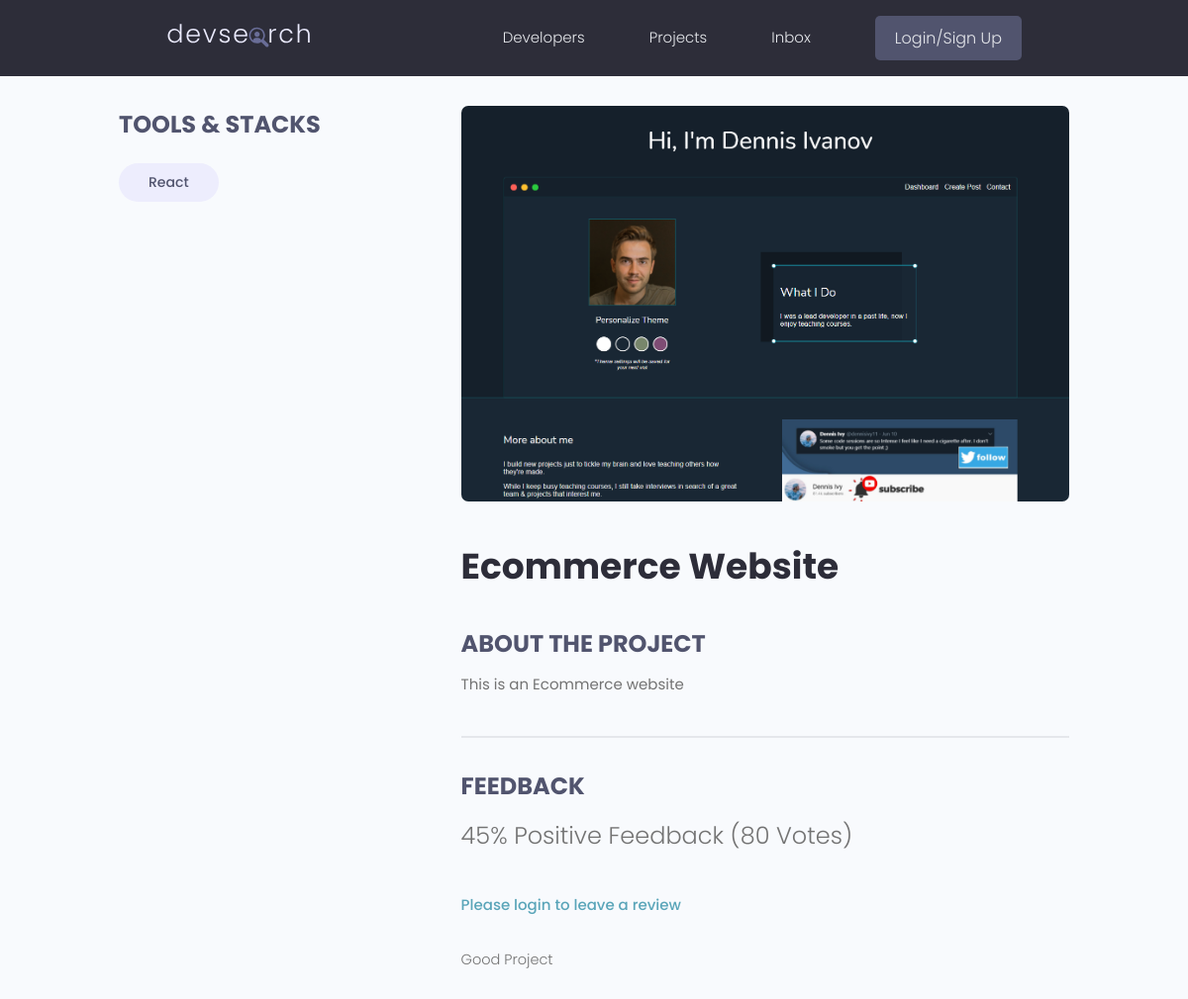
/projects/project/a0c88127-228d-4c26-9137-90e03708e800/, run on the app's committed database.
### projects/models.py (models this page shows, shortened)
class Tag(models.Model):
    name = models.CharField(max_length=200)
    created = models.DateTimeField(auto_now_add=True)
    id = models.UUIDField(default=uuid.uuid4, unique=True, primary_key=True, editable=False)
    def __str__(self):
        return self.name

class Project(models.Model):
    owner = models.ForeignKey(Profile, null=True, blank=True, on_delete=models.SET_NULL)
    title = models.CharField(max_length=200)
    description = models.TextField(null=True, blank=True)
    featured_image = models.ImageField(null=True, blank=True, default="default.jpg")
    demo_link = models.CharField(max_length=2000, null=True, blank=True)
    source_link = models.CharField(max_length=2000, null=True, blank=True)
    tags = models.ManyToManyField('Tag', blank=True)
    vote_total = models.IntegerField(default=0, null=True, blank=True)
    vote_ratio = models.IntegerField(default=0, null=True, blank=True)
    created = models.DateTimeField(auto_now_add=True)
    id = models.UUIDField(default=uuid.uuid4, unique=True, primary_key=True, editable=False)

class Review(models.Model):
    VOTE_TYPE = (
        ("up", "Up Vote"),
        ("down", "Down Vote"),
    )
    project = models.ForeignKey(Project, on_delete=models.CASCADE)
    body = models.TextField(null=True, blank=True)
    value = models.CharField(max_length=200, choices=VOTE_TYPE)
    created = models.DateTimeField(auto_now_add=True)
    id = models.UUIDField(default=uuid.uuid4, unique=True, primary_key=True, editable=False)

### projects/views.py (the view)
# urls.py: path("project/<str:pk>/", views.project, name="project"),
def project(request, pk):
    projectObj = Project.objects.get(id=pk)
    tags = projectObj.tags.all()
    return render(request, "projects/single-project.html", {"projectObj": projectObj, "tags": tags})

### projects/templates/projects/single-project.html (shortened to what this page needs)
{% extends 'main.html' %}
{% block content %}
<main class="singleProject my-md">
    <div class="container">
        <div class="layout">
            <div class="column column--1of3">
                <h3 class="singleProject__subtitle">Tools & Stacks</h3>
                <div class="singleProject__toolStack">
                    {% for tag in projectObj.tags.all %}
                    <span class="tag tag--pill tag--sub tag--lg">
                        <small>{{tag}}</small>
                    </span>
                    {% endfor %}
                </div>
            </div>
            <div class="column column--2of3">
                <img class="singleProject__preview" src="{{ projectObj.featured_image.url }}" alt="portfolio thumbnail" />
                <h2 class="singleProject__title">{{projectObj.title}}</h2>
                <h3 class="singleProject__subtitle">About the Project</h3>
                <div class="singleProject__info">
                    {{projectObj.description}}
                </div>
                <div class="comments">
                    <h3 class="singleProject__subtitle">Feedback</h3>
                    <h5 class="project--rating">
                        {{projectObj.vote_ratio}}% Positive Feedback ({{projectObj.vote_total}}
                        Vote{{projectObj.vote_total|pluralize:"s"}})
                    </h5>
                    {% if request.user.profile.id in projectObj.reviewers %}
                    <p>You have already submitted your review for this project</p>
                    {% elif request.user.profile == projectObj.owner %}
                    <p>You cannot review your own work</p>
                    {% else %}
                    <a href="{% url 'login' %}?next={{request.path}}">Please login to leave a review</a>
                    {% endif %}
                    <div class="commentList">
                        {% for review in projectObj.review_set.all %}
                        {% if review.body %}
                        <div class="comment">
                            <div class="comment__details">
                                <p class="comment__info">{{review.body|linebreaksbr}}</p>
                            </div>
                        </div>
                        {% endif %}
                        {% endfor %}
                    </div>
                </div>
            </div>
        </div>
    </div>
</main>
{% endblock %}

### static/styles/app.css (style rules this page uses)
:root { --color-sub: #2d2d39; }
img { width: 100%; }
.singleProject .column--1of3 { order: 2; }
@media screen and (min-width: 1081px) { .singleProject .column--1of3 { order: 1; } }
@media screen and (min-width: 1081px) { .singleProject .column--2of3 { order: 2; } }
.singleProject__toolStack { margin-top: 2rem; margin-bottom: 4rem; }
.singleProject__preview { height: 50vh; object-fit: cover; object-position: top center; margin-bottom: 3rem; border-radius: 0.7rem; }
.singleProject__title { font-size: 3.6rem; font-weight: 700; color: var(--color-sub); margin-bottom: 3rem; }
.project--rating { margin-bottom: 1.6em; margin-top: .5em; }
.singleProject__subtitle { text-transform: uppercase; font-size: 2.4rem; font-weight: 700; color: var(--color-sub-light); margin-bottom: 1rem; }
.comments { margin-top: 4rem; padding-top: 3rem; border-top: 2px solid var(--color-light); }
.commentList { margin: 3rem 0; }
.comment { display: flex; gap: 2rem; }
.comment__info { font-size: 1.45rem; }

### static/uikit/styles/modules/_variables.css (style rules this page uses)
:root { --color-main: #5aa5b9; --color-main-light: #e6faff; --color-sub: #3f4156; --color-sub-light: #51546e; --color-sub-lighter: #ededfd; --color-text: #737373; --color-gray: #8b8b8b; --color-light: #e5e7eb; --color-light-gray: #767676; --color-bg: #f8fafd; --color-white: #fffefd; --color-white-light: #f3f3f3; --color-success: #359e64; --color-success-bg: #def8e8; --color-error: #fc4b0b; --color-error-bg: #fff2ee; --font-base: 'Poppins', arial, helvetica, 'Segoe UI', roboto, ubuntu, sans-serif; --font-monospace: 'Fira Code', 'Courier New', courier, monospace; --font-regular: 300; --font-medium: 500; --font-bold: 700; --generic-shadow: 1px 1px 5px #00000010; --generic-transition: all 0.3s ease-in-out; }

### static/uikit/styles/modules/_base.css (style rules this page uses)
* { margin: 0; padding: 0; box-sizing: border-box; text-rendering: optimizeLegibility; color: inherit; font-size: inherit; }
html { font-size: 50%; }
@media only screen and (min-width: 480px) { html { font-size: 56.25%; } }
@media only screen and (min-width: 1200px) { html { font-size: 62.5%; } }
body { line-height: 1.6; font-weight: 400; font-size: 1.5rem; color: var(--color-text); background-color: var(--color-bg); min-height: 100vh; }

### static/uikit/styles/modules/_typography.css (style rules this page uses)
* { font-family: var(--font-base); }
h2 { font-size: 3.6rem; font-weight: var(--font-bold); }
h3 { font-size: 3.2rem; font-weight: var(--font-medium); }
h5 { font-size: 2.4rem; font-weight: var(--font-medium); }
h5, h6 { font-weight: var(--font-regular); }
p, span, strong { font-size: 1.6rem; color: var(--color-text); font-weight: var(--font-regular); }
a { padding-bottom: 2px; text-decoration: none; display: inline-block; color: var(--color-main); font-weight: var(--font-medium); }

### static/uikit/styles/modules/_utilities.css (style rules this page uses)
.container { width: 92%; max-width: 165rem; margin: 0 auto; box-sizing: border-box; }
@media screen and (min-width: 1000px) { .container { width: 90%; } }
@media screen and (min-width: 1200px) { .container { width: 80%; } }
.my-md { margin: 3rem auto; }

### static/uikit/styles/modules/_tag.css (style rules this page uses)
.tag { display: inline-flex; align-items: center; background-color: var(--color-sub); height: -webkit-fit-content; height: -moz-fit-content; height: fit-content; width: -webkit-fit-content; width: -moz-fit-content; width: fit-content; border-radius: 0.5rem; padding: 0.5rem 1.5rem; font-size: 1.2rem; cursor: pointer; }
.tag > small { color: var(--color-white); }
.tag--pill { border-radius: 5rem; }
.tag--sub, .tag--sub > small { background: var(--color-sub-lighter); color: var(--color-sub-light); font-weight: 500; }
.tag--lg { padding: 0.8rem 3rem; font-size: 1.4rem; }

### static/uikit/styles/modules/_layout.css (style rules this page uses)
.layout { display: flex; flex-flow: row wrap; justify-content: space-between; }
.layout > .column { margin-bottom: 3rem; }
.layout > .column.column--1of3 { flex-basis: 30%; }
.layout > .column.column--2of3 { flex-basis: 64%; }

### data on the page
Tag: name "React"
Project: featured_image (picture), title "Ecommerce Website", description "This is an Ecommerce website", vote_ratio "45", vote_total "80"
Review: body "Good Project"
